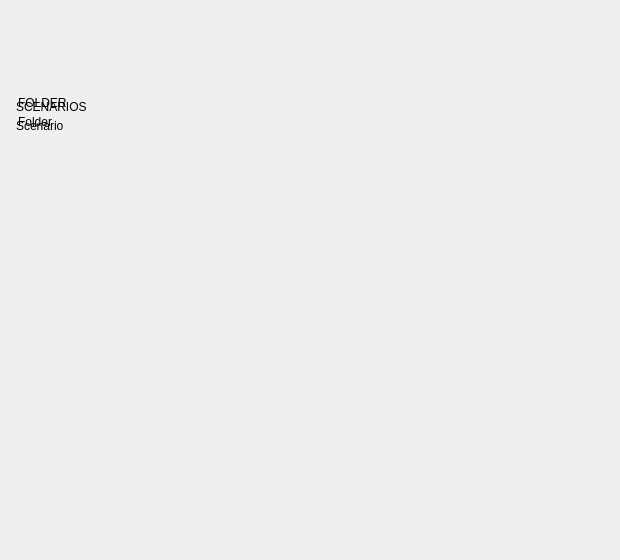
             <widget class="QWidget" name="scnGridBody">
              <property name="geometry">
               <rect>
                <x>0</x>
                <y>0</y>
                <width>620</width>
                <height>560</height>
               </rect>
              </property>
              <property name="list" stdset="0">
               <string>shown</string>
              </property>
              <property name="cellWidth" stdset="0">
               <number>232</number>
              </property>
              <property name="cellHeight" stdset="0">
               <number>196</number>
              </property>
              <widget class="QFrame" name="folderCard">
               <property name="geometry">
                <rect>
                 <x>0</x>
                 <y>0</y>
                 <width>214</width>
                 <height>178</height>
                </rect>
               </property>
               <property name="role" stdset="0">
                <string>card</string>
               </property>
               <property name="template" stdset="0">
                <bool>true</bool>
               </property>
               <property name="templateIf" stdset="0">
                <string>item.isFolder</string>
               </property>
               <property name="action" stdset="0">
                <string>Logic.open(item.path)</string>
               </property>
               <widget class="QLabel" name="folderIcon">
                <property name="geometry">
                 <rect>
                  <x>18</x>
                  <y>22</y>
                  <width>64</width>
                  <height>50</height>
                 </rect>
                </property>
                <property name="pixmap">
                 <pixmap resource="skin.qrc">:/horizon/images/folder.png</pixmap>
                </property>
               </widget>
               <widget class="QWidget" name="folderTexts" native="true">
                <property name="geometry">
                 <rect>
                  <x>18</x>
                  <y>96</y>
                  <width>178</width>
                  <height>66</height>
                 </rect>
                </property>
                <property name="anchor" stdset="0">
                 <string>left right bottom</string>
                </property>
                <layout class="QVBoxLayout" name="folderTextsLayout">
                 <property name="spacing">
                  <number>5</number>
                 </property>
                 <property name="leftMargin">
                  <number>0</number>
                 </property>
                 <property name="topMargin">
                  <number>0</number>
                 </property>
                 <property name="rightMargin">
                  <number>0</number>
                 </property>
                 <property name="bottomMargin">
                  <number>0</number>
                 </property>
                 <item>
                  <widget class="QLabel" name="folderOver">
                   <property name="text">
                    <string>FOLDER</string>
                   </property>
                   <property name="role" stdset="0">
                    <string>cardOver</string>
                   </property>
                   <property name="letterSpacing" stdset="0">
                    <double>1.8</double>
                   </property>
                  </widget>
                 </item>
                 <item>
                  <widget class="QLabel" name="folderName">
                   <property name="text">
                    <string>Folder</string>
                   </property>
                   <property name="role" stdset="0">
                    <string>cardTitle</string>
                   </property>
                   <property name="bind" stdset="0">
                    <string>item.name</string>
                   </property>
                   <property name="elide" stdset="0">
                    <bool>true</bool>
                   </property>
                  </widget>
                 </item>
                 <item>
                  <widget class="QLabel" name="folderCount">
                   <property name="role" stdset="0">
                    <string>cardMeta</string>
                   </property>
                   <property name="bind" stdset="0">
                    <string>Logic.countIn(item.path) + (Logic.countIn(item.path) === 1 ? ' scenario' : ' scenarios')</string>
                   </property>
                  </widget>
                 </item>
                 <item>
                  <spacer name="vSpacer_5">
                   <property name="orientation">
                    <enum>Qt::Orientation::Vertical</enum>
                   </property>
                   <property name="sizeHint" stdset="0">
                    <size>
                     <width>20</width>
                     <height>0</height>
                    </size>
                   </property>
                  </spacer>
                 </item>
                </layout>
               </widget>
              </widget>
              <widget class="QFrame" name="scnCard">
               <property name="geometry">
                <rect>
                 <x>0</x>
                 <y>0</y>
                 <width>214</width>
                 <height>178</height>
                </rect>
               </property>
               <property name="role" stdset="0">
                <string>card</string>
               </property>
               <property name="template" stdset="0">
                <bool>true</bool>
               </property>
               <property name="action" stdset="0">
                <string>Launcher.currentScenario = item.path</string>
               </property>
               <property name="doubleAction" stdset="0">
                <string>Launcher.launch(item.path)</string>
               </property>
               <property name="bind_current" stdset="0">
                <string>item.path === path</string>
               </property>
               <property name="glowColor" stdset="0">
                <color alpha="255">
                 <red>245</red>
                 <green>165</green>
                 <blue>36</blue>
                </color>
               </property>
               <property name="glowRings" stdset="0">
                <number>1</number>
               </property>
               <property name="glowStep" stdset="0">
                <double>5.0</double>
               </property>
               <property name="glowWidth" stdset="0">
                <double>2.0</double>
               </property>
               <property name="glowRadius" stdset="0">
                <double>12.0</double>
               </property>
               <property name="bind_glowAlpha" stdset="0">
                <string>(item.path === path) ? 0.35 : 0</string>
               </property>
               <property name="templateIf" stdset="0">
                <string>!item.isFolder</string>
               </property>
               <widget class="ScenarioThumb" name="scnCardThumb">
                <property name="geometry">
                 <rect>
                  <x>1</x>
                  <y>1</y>
                  <width>212</width>
                  <height>86</height>
                 </rect>
                </property>
                <property name="pixmap">
                 <pixmap resource="skin.qrc">:/horizon/images/preview-thumb.png</pixmap>
                </property>
                <property name="scaledContents">
                 <bool>true</bool>
                </property>
                <property name="anchor" stdset="0">
                 <string>left right top</string>
                </property>
                <property name="corner" stdset="0">
                 <double>11.0</double>
                </property>
                <property name="bind_kind" stdset="0">
                 <string>Logic.cardInfo(item.path).kind</string>
                </property>
                <property name="bind_seed" stdset="0">
                 <string>Logic.cardInfo(item.path).seed</string>
                </property>
               </widget>
               <widget class="QWidget" name="scnCardTexts" native="true">
                <property name="geometry">
                 <rect>
                  <x>16</x>
                  <y>100</y>
                  <width>182</width>
                  <height>66</height>
                 </rect>
                </property>
                <property name="anchor" stdset="0">
                 <string>left right bottom</string>
                </property>
                <layout class="QVBoxLayout" name="scnCardTextsLayout">
                 <property name="spacing">
                  <number>5</number>
                 </property>
                 <property name="leftMargin">
                  <number>0</number>
                 </property>
                 <property name="topMargin">
                  <number>0</number>
                 </property>
                 <property name="rightMargin">
                  <number>0</number>
                 </property>
                 <property name="bottomMargin">
                  <number>0</number>
                 </property>
                 <item>
                  <widget class="QLabel" name="scnCardFolder">
                   <property name="text">
                    <string>SCENARIOS</string>
                   </property>
                   <property name="role" stdset="0">
                    <string>cardOver</string>
                   </property>
                   <property name="letterSpacing" stdset="0">
                    <double>1.8</double>
                   </property>
                   <property name="bind" stdset="0">
                    <string>(item.folder || &quot;Scenarios&quot;).toUpperCase()</string>
                   </property>
                  </widget>
                 </item>
                 <item>
                  <widget class="QLabel" name="scnCardTitle">
                   <property name="text">
                    <string>Scenario</string>
                   </property>
                   <property name="role" stdset="0">
                    <string>cardTitle</string>
                   </property>
                   <property name="bind" stdset="0">
                    <string>item.name</string>
                   </property>
                   <property name="elide" stdset="0">
                    <bool>true</bool>
                   </property>
                  </widget>
                 </item>
                 <item>
                  <widget class="QLabel" name="scnCardMeta">
                   <property name="role" stdset="0">
                    <string>cardMeta</string>
                   </property>
                   <property name="bind" stdset="0">
                    <string>Logic.cardInfo(item.path).meta</string>
                   </property>
                   <property name="elide" stdset="0">
                    <bool>true</bool>
                   </property>
                  </widget>
                 </item>
                 <item>
                  <spacer name="vSpacer_6">
                   <property name="orientation">
                    <enum>Qt::Orientation::Vertical</enum>
                   </property>
                   <property name="sizeHint" stdset="0">
                    <size>
                     <width>20</width>
                     <height>0</height>
                    </size>
                   </property>
                  </spacer>
                 </item>
                </layout>
               </widget>
              </widget>
             </widget>
